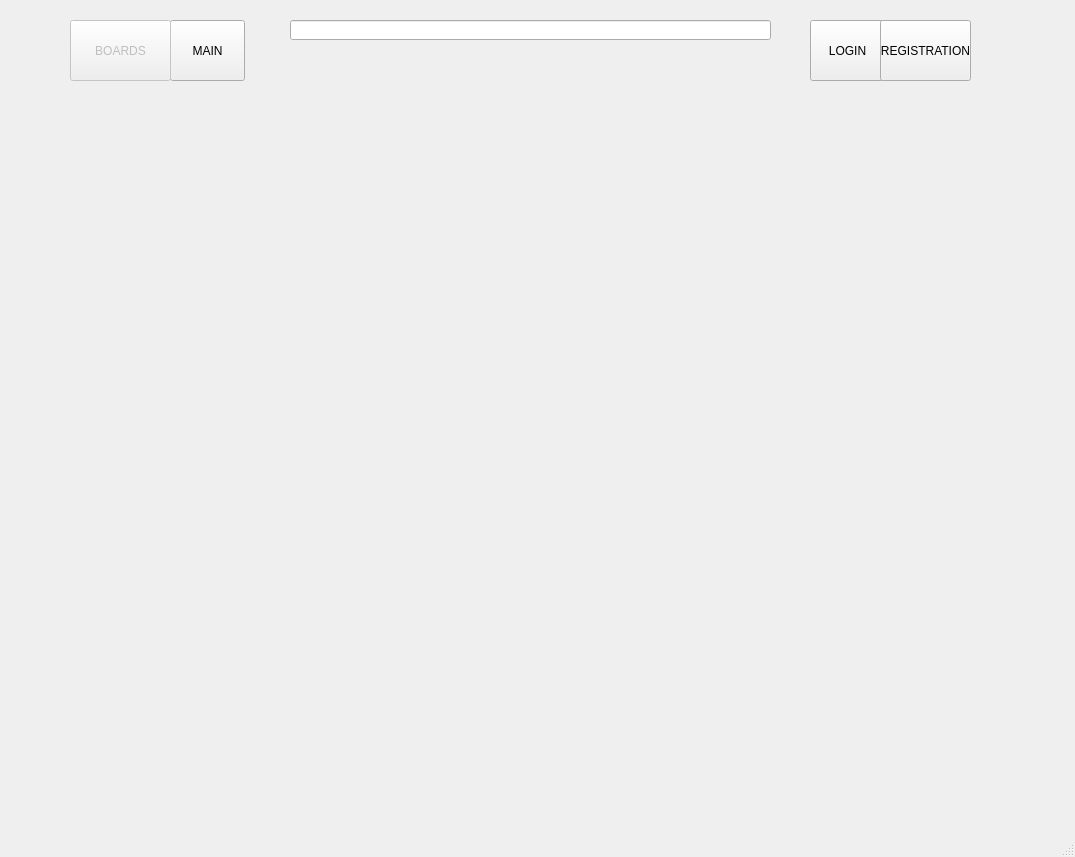
<?xml version="1.0" encoding="UTF-8"?>
<ui version="4.0">
 <class>MainWindow</class>
 <widget class="QMainWindow" name="MainWindow">
  <property name="geometry">
   <rect>
    <x>0</x>
    <y>0</y>
    <width>1075</width>
    <height>857</height>
   </rect>
  </property>
  <property name="windowTitle">
   <string>MainWindow</string>
  </property>
  <widget class="QWidget" name="centralwidget">
   <widget class="QPushButton" name="LOG">
    <property name="geometry">
     <rect>
      <x>810</x>
      <y>20</y>
      <width>75</width>
      <height>61</height>
     </rect>
    </property>
    <property name="text">
     <string>LOGIN</string>
    </property>
   </widget>
   <widget class="QPushButton" name="REG">
    <property name="geometry">
     <rect>
      <x>880</x>
      <y>20</y>
      <width>91</width>
      <height>61</height>
     </rect>
    </property>
    <property name="text">
     <string>REGISTRATION</string>
    </property>
   </widget>
   <widget class="QLineEdit" name="LED">
    <property name="geometry">
     <rect>
      <x>290</x>
      <y>20</y>
      <width>481</width>
      <height>20</height>
     </rect>
    </property>
   </widget>
   <widget class="QPushButton" name="MAIN">
    <property name="geometry">
     <rect>
      <x>170</x>
      <y>20</y>
      <width>75</width>
      <height>61</height>
     </rect>
    </property>
    <property name="text">
     <string>MAIN</string>
    </property>
   </widget>
   <widget class="QPushButton" name="BOR">
    <property name="enabled">
     <bool>false</bool>
    </property>
    <property name="geometry">
     <rect>
      <x>70</x>
      <y>20</y>
      <width>101</width>
      <height>61</height>
     </rect>
    </property>
    <property name="text">
     <string>BOARDS</string>
    </property>
   </widget>
  </widget>
  <widget class="QMenuBar" name="menubar">
   <property name="geometry">
    <rect>
     <x>0</x>
     <y>0</y>
     <width>1075</width>
     <height>21</height>
    </rect>
   </property>
  </widget>
  <widget class="QStatusBar" name="statusbar"/>
 </widget>
 <resources/>
 <connections/>
</ui>
